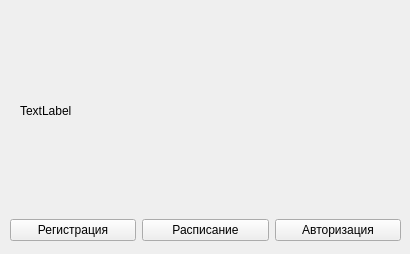
<?xml version="1.0" encoding="UTF-8"?>
<ui version="4.0">
 <class>mainWindow</class>
 <widget class="QMainWindow" name="mainWindow">
  <property name="geometry">
   <rect>
    <x>0</x>
    <y>0</y>
    <width>410</width>
    <height>254</height>
   </rect>
  </property>
  <property name="windowTitle">
   <string>ИС Поликлиника</string>
  </property>
  <widget class="QWidget" name="centralwidget">
   <widget class="QWidget" name="horizontalLayoutWidget">
    <property name="geometry">
     <rect>
      <x>10</x>
      <y>210</y>
      <width>391</width>
      <height>41</height>
     </rect>
    </property>
    <layout class="QHBoxLayout" name="horizontalLayout">
     <item>
      <widget class="QPushButton" name="pushButton_registration">
       <property name="text">
        <string>Регистрация</string>
       </property>
      </widget>
     </item>
     <item>
      <widget class="QPushButton" name="pushButton_schedule">
       <property name="text">
        <string>Расписание</string>
       </property>
      </widget>
     </item>
     <item>
      <widget class="QPushButton" name="pushButton_autorization">
       <property name="text">
        <string>Авторизация</string>
       </property>
      </widget>
     </item>
    </layout>
   </widget>
   <widget class="QLabel" name="image">
    <property name="geometry">
     <rect>
      <x>20</x>
      <y>10</y>
      <width>381</width>
      <height>201</height>
     </rect>
    </property>
    <property name="text">
     <string>TextLabel</string>
    </property>
   </widget>
  </widget>
 </widget>
 <resources/>
 <connections/>
</ui>
